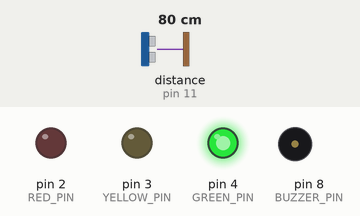
Recording of a sketch running on a simulated Arduino Uno, built with avr-gcc and run on an emulated ATmega328P. Parts: output pins drawn as LEDs (lit = HIGH), buzzer (waves = sounding). Wiring (inferred from the names in the program): ultrasonic range finder: trigger pin 10; echo pin 11. The test bench sets the inputs (shaded band); at power-on: distance to the obstacle (sensor on pin 11) 80 cm. The echo pulse lasts 58.3 µs per cm; pins used as bus, display or sensor lines are not drawn.

Above: at 1.2 s.
1.3 s: distance to the obstacle (sensor on pin 11) set to 23 cm
2.8 s: distance to the obstacle (sensor on pin 11) set to 18 cm
At 4.0 s:
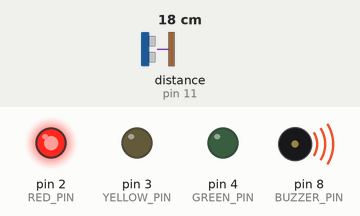
4.3 s: distance to the obstacle (sensor on pin 11) set to 4 cm
5.8 s: distance to the obstacle (sensor on pin 11) set to 2 cm
At 7.0 s:
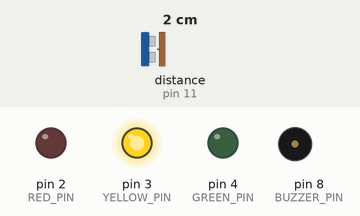
7.3 s: distance to the obstacle (sensor on pin 11) set to 9 cm
At 7.6 s:
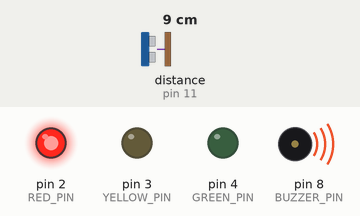
8.8 s: distance to the obstacle (sensor on pin 11) set to 35 cm
At 9.8 s:
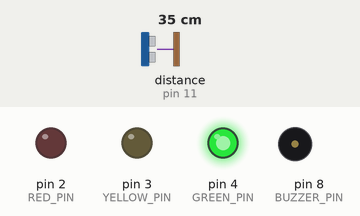
Timing chart, 0 to 11.3 s (numbered marks = the images above; inputs shaded):
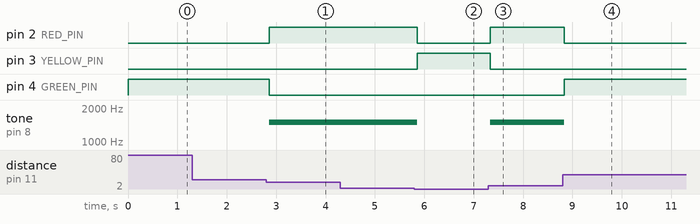

Measured:
- the behaviour switches between 21 and 20 cm on distance to the obstacle (sensor on pin 11) (found by bisection; images 0 and 1)
- the behaviour switches between 3 and 2 cm on distance to the obstacle (sensor on pin 11) (found by bisection; images 1 and 2)
- after the input at 1.3 s, every drawn part: stays the same
- after the input at 2.8 s, pin 2 (RED_PIN): LOW → HIGH after 0.07 s; pin 4 (GREEN_PIN): HIGH → LOW after 0.07 s; tone on pin 8 (BUZZER_PIN): silent → 1500 Hz after 0.07 s
- after the input at 4.3 s, every drawn part: stays the same
- after the input at 5.8 s, pin 2 (RED_PIN): HIGH → LOW after 0.05 s; pin 3 (YELLOW_PIN): LOW → HIGH after 0.05 s; tone on pin 8 (BUZZER_PIN): 1500 Hz → silent after 0.05 s
- after the input at 7.3 s, pin 2 (RED_PIN): LOW → HIGH at once; pin 3 (YELLOW_PIN): HIGH → LOW at once; tone on pin 8 (BUZZER_PIN): silent → 1500 Hz at once
- after the input at 8.8 s, pin 2 (RED_PIN): HIGH → LOW at once; pin 4 (GREEN_PIN): LOW → HIGH at once; tone on pin 8 (BUZZER_PIN): 1500 Hz → silent at once

The sketch:

Lesson07.ino
```cpp
const byte TRIG_PIN = 10;
const byte ECHO_PIN = 11;

float readDistanceCm() {
  digitalWrite(TRIG_PIN, LOW);
  delayMicroseconds(2);
  digitalWrite(TRIG_PIN, HIGH);
  delayMicroseconds(10);
  digitalWrite(TRIG_PIN, LOW);
  unsigned long durationUs = pulseIn(ECHO_PIN, HIGH, 25000UL);
  if (durationUs == 0) return -1.0;
  float distanceCm = durationUs * 0.0343 / 2.0;
  if (distanceCm < 2.0 || distanceCm > 400.0) return -1.0;
  return distanceCm;
}

const byte RED_PIN = 2;
const byte YELLOW_PIN = 3;
const byte GREEN_PIN = 4;
const byte BUZZER_PIN = 8;

void setup() {
  pinMode(TRIG_PIN, OUTPUT);
  pinMode(ECHO_PIN, INPUT);
  pinMode(RED_PIN, OUTPUT);
  pinMode(YELLOW_PIN, OUTPUT);
  pinMode(GREEN_PIN, OUTPUT);
  pinMode(BUZZER_PIN, OUTPUT);
}

void loop() {
  float distanceCm = readDistanceCm();
  bool valid = distanceCm >= 0;
  bool near = valid && distanceCm <= 20;
  digitalWrite(RED_PIN, near);
  digitalWrite(YELLOW_PIN, !valid);
  digitalWrite(GREEN_PIN, valid && !near);
  if (near) tone(BUZZER_PIN, 1500);
  else noTone(BUZZER_PIN);
  delay(70);
}
```
